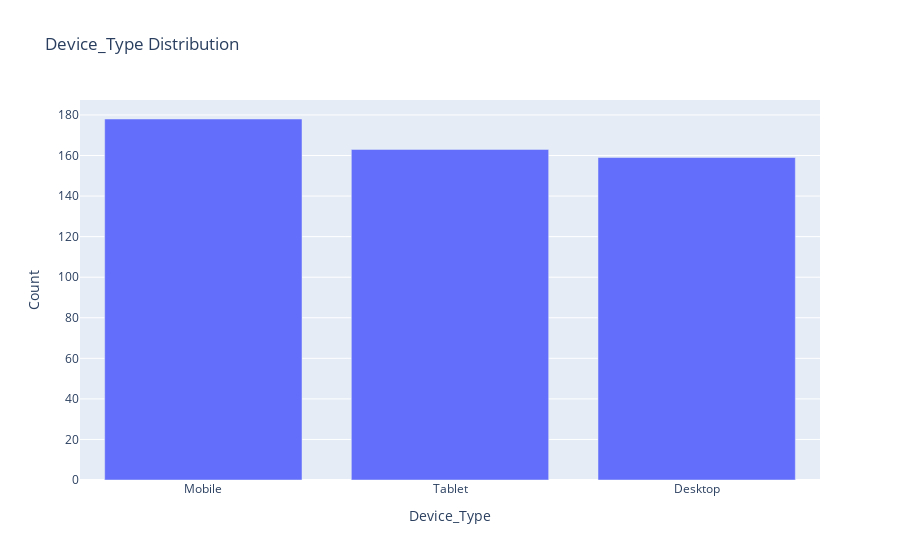

Notebook code cell kept with this figure:
### Code cell
# Bar chart for 'Gender'
gender_counts = data['Device_Type'].value_counts().reset_index()
gender_counts.columns = ['Device_Type', 'Count']
fig = px.bar(gender_counts, x='Device_Type', 
             y='Count', 
             title='Device_Type Distribution')
fig.show()

### Figure 1 — Plotly figure (JSON) as saved in the notebook; plotly's stock layout.template omitted (floating-point values rounded to 4 significant figures)
{"data": [{"alignmentgroup": "True", "hovertemplate": "Device_Type=%{x}<br>Count=%{y}<extra></extra>", "legendgroup": "", "marker": {"color": "#636efa", "pattern": {"shape": ""}}, "name": "", "offsetgroup": "", "orientation": "v", "showlegend": false, "textposition": "auto", "type": "bar", "x": ["Mobile", "Tablet", "Desktop"], "xaxis": "x", "y": [178, 163, 159], "yaxis": "y"}], "layout": {"barmode": "relative", "legend": {"tracegroupgap": 0}, "title": {"text": "Device_Type Distribution"}, "xaxis": {"anchor": "y", "domain": [0, 1], "title": {"text": "Device_Type"}}, "yaxis": {"anchor": "x", "domain": [0, 1], "title": {"text": "Count"}}}}
